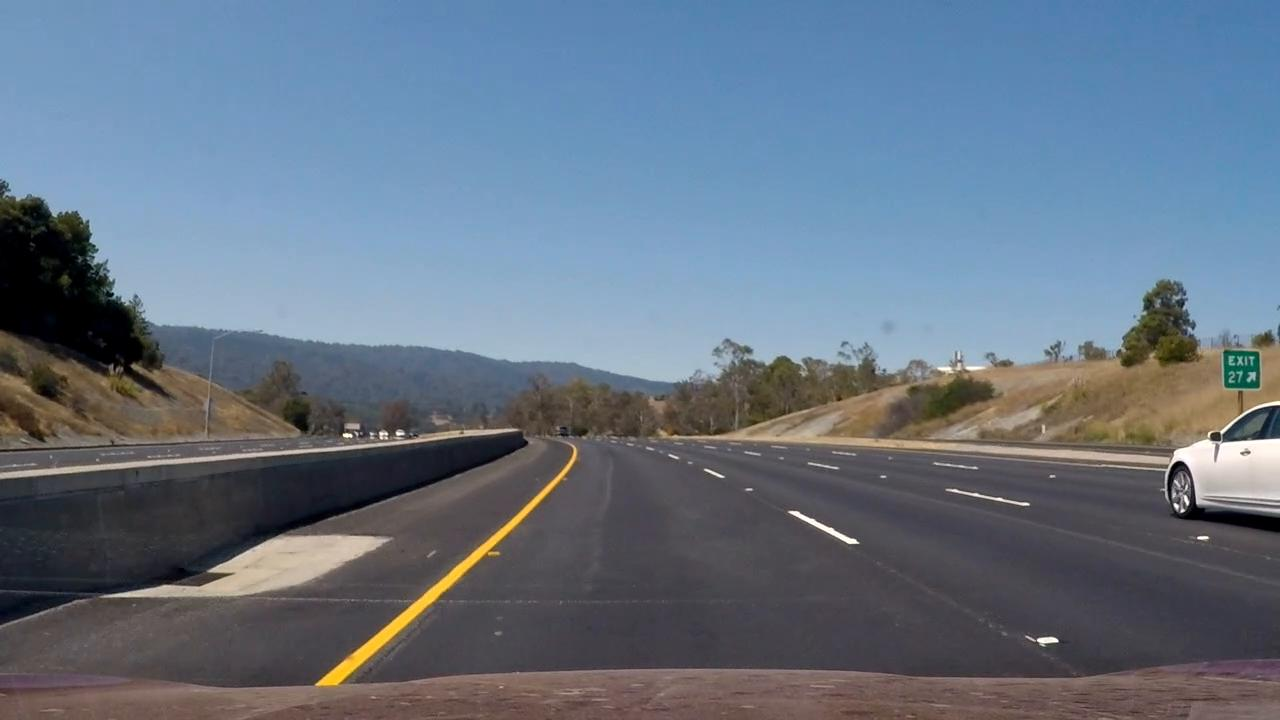
#> input picture test_images/150.jpg, 1280 x 720 px
$ python -i util_funcs.py   (imports and definitions only)   (older library calls are emulated)
#> lines starting #> are read from the running program, lines starting #| are printed output that depends on the picture
import cv2
import glob
import time
import os
import pickle
import numpy as np

import matplotlib.image as mpimg
import matplotlib.pyplot as plt

from sklearn.svm import LinearSVC
from sklearn.preprocessing import StandardScaler
from skimage.feature import hog
from sklearn.model_selection import train_test_split
# Define function to explore the Data set preperties
# [61 lines left out: functions data_explore, extract_features, not called in this run]


    # Define a function to return HOG features and visualization
def get_hog_features(img, orient, pix_per_cell, cell_per_block,
                        vis=False, feature_vec=True):
    # Call with two outputs if vis==True
    if vis == True:
        features, hog_image = hog(img, orientations=orient,
                                  pixels_per_cell=(pix_per_cell, pix_per_cell),
                                  cells_per_block=(cell_per_block, cell_per_block),
                                  transform_sqrt=True,
                                  visualise=vis, feature_vector=feature_vec)
        return features, hog_image
    # Otherwise call with one output
    else:
        features = hog(img, orientations=orient,
                       pixels_per_cell=(pix_per_cell, pix_per_cell),
                       cells_per_block=(cell_per_block, cell_per_block),
                       transform_sqrt=True,
                       visualise=vis, feature_vector=feature_vec)
        return features

# Define a function to compute binned color features
def bin_spatial(img, size=(32, 32)):
    # Use cv2.resize().ravel() to create the feature vector
    features = cv2.resize(img, size).ravel()
    # Return the feature vector
    return features

# Define a function to compute color histogram features
# NEED TO CHANGE bins_range if reading .png files with mpimg!
def color_hist(img, nbins=32, bins_range=(0, 256)):
    # Compute the histogram of the color channels separately
    channel1_hist = np.histogram(img[:,:,0], bins=nbins, range=bins_range)
    channel2_hist = np.histogram(img[:,:,1], bins=nbins, range=bins_range)
    channel3_hist = np.histogram(img[:,:,2], bins=nbins, range=bins_range)
    # Concatenate the histograms into a single feature vector
    hist_features = np.concatenate((channel1_hist[0], channel2_hist[0], channel3_hist[0]))
    # Return the individual histograms, bin_centers and feature vector
    return hist_features

# Define a function that takes an image,
# start and stop positions in both x and y,
# window size (x and y dimensions),
# and overlap fraction (for both x and y)
# [74 lines left out: functions slide_window, search_windows, not called in this run]

    # Define a function to extract features from a single image window
# This function is very similar to extract_features()
# just for a single image rather than list of images
def single_img_features(img, color_space='RGB', spatial_size=(32, 32),
                        hist_bins=32, orient=9,
                        pix_per_cell=8, cell_per_block=2, hog_channel=0,
                        spatial_feat=True, hist_feat=True, hog_feat=True):
    #1) Define an empty list to receive features
    img_features = []
    #2) Apply color conversion if other than 'RGB'
    rgb_image = np.copy(img)
    if color_space != 'RGB':
        if color_space == 'HSV':
            feature_image = cv2.cvtColor(img, cv2.COLOR_RGB2HSV)
        elif color_space == 'LUV':
            feature_image = cv2.cvtColor(img, cv2.COLOR_RGB2LUV)
        elif color_space == 'HLS':
            feature_image = cv2.cvtColor(img, cv2.COLOR_RGB2HLS)
        elif color_space == 'YUV':
            feature_image = cv2.cvtColor(img, cv2.COLOR_RGB2YUV)
        elif color_space == 'YCrCb':
            feature_image = cv2.cvtColor(img, cv2.COLOR_RGB2YCrCb)
    else:
        feature_image = np.copy(img)

    #3) Compute spatial features if flag is set
    if spatial_feat == True:
        spatial_features = bin_spatial(feature_image, size=spatial_size)

        #4) Append features to list
        img_features.append(spatial_features)
    #5) Compute histogram features if flag is set
    if hist_feat == True:
        hist_features = color_hist(feature_image, nbins=hist_bins)

        #6) Append features to list
        img_features.append(hist_features)
    #7) Compute HOG features if flag is set

    if hog_feat == True:
        if hog_channel == 'ALL':
            hog_features = []
            for channel in range(feature_image.shape[2]):
                hog_features.extend(get_hog_features(feature_image[:,:,channel],
                                    orient, pix_per_cell, cell_per_block,
                                    vis=False, feature_vec=True))
        else:
            hog_features = get_hog_features(feature_image[:,:,hog_channel], orient,
                        pix_per_cell, cell_per_block, vis=False, feature_vec=True)
        #print(len(hog_features))
        #8) Append features to list

        img_features.append(hog_features)

    #9) Return concatenated array of features
    return np.concatenate(img_features)

# [83 lines left out: functions draw_windws, draw_boxes, heat_generation, apply_threshold, draw_labeled_bboxes, not called in this run]

>>> import cv2
>>> picture = cv2.cvtColor(cv2.imread('test_images/150.jpg'), cv2.COLOR_BGR2RGB)
>>> result = single_img_features(picture)
#> in bin_spatial, `features = cv2.resize(img, size).ravel()`: features = 3072 values, max 254 at index 2433, min 0 at index 960, mean 116.1
#> in single_img_features, `spatial_features = bin_spatial(feature_image, size=spatial_size)`: spatial_features has the same summary as features in bin_spatial
#> in color_hist, `hist_features = np.concatenate((channel1_hist[0], channel2_hist[0], ch..`: hist_features = 96 values, max 140682 at index 87, min 339 at index 95, mean 28800
#> in get_hog_features, `features = hog(img, orientations=orient, pixels_per_cell=(pix_per_cell..`:
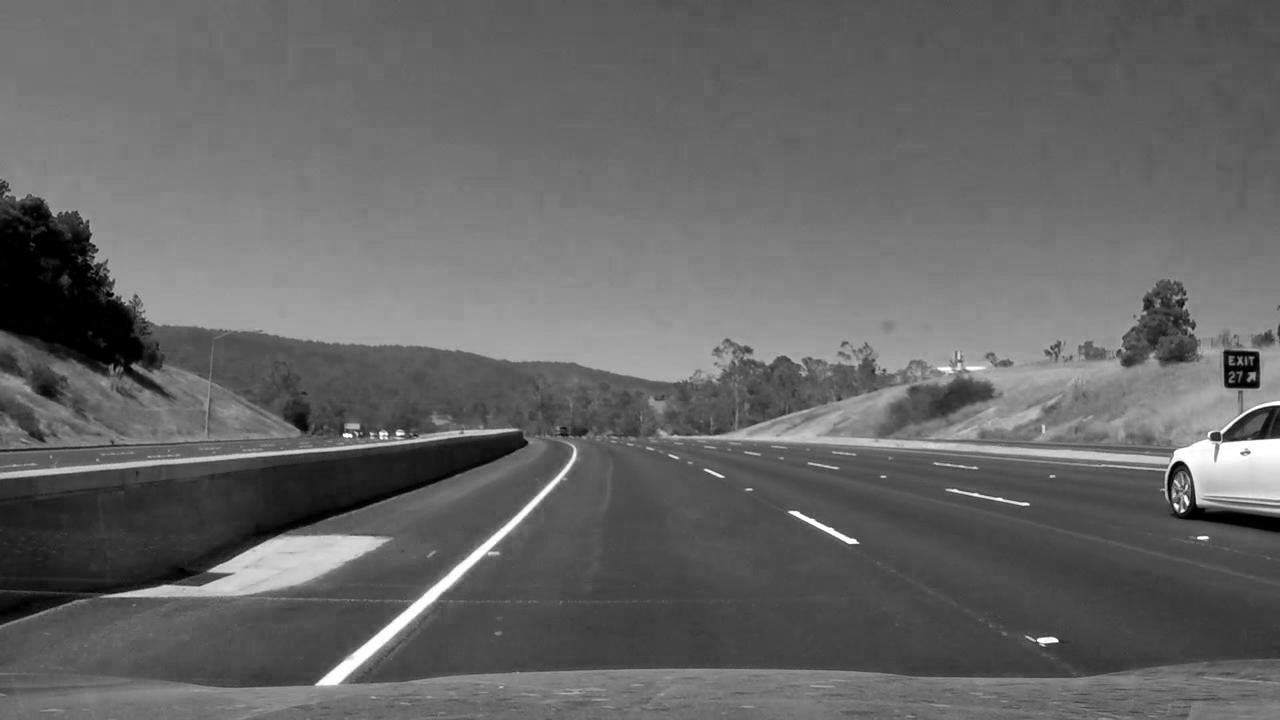
#> img: shape (720, 1280); min 0, max 255, mean 101.9

$ run again, on test_images/154.jpg
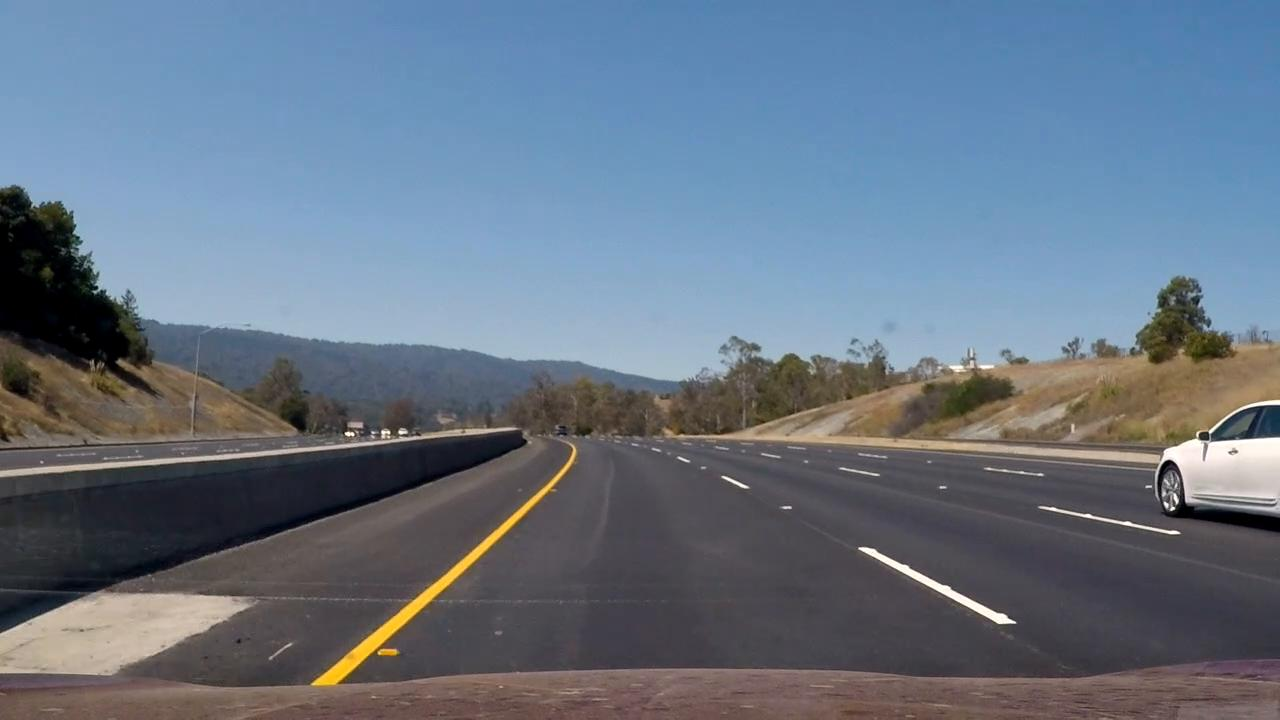
#> input picture test_images/154.jpg, 1280 x 720 px
#> features = 3072 values, max 254 at index 2007, min 0 at index 960, mean 117.5
#> spatial_features has the same summary as features in bin_spatial
#> in color_hist, `hist_features = np.concatenate((channel1_hist[0], channel2_hist[0], ch..`: hist_features = 96 values, max 133731 at index 87, min 389 at index 95, mean 28800
#> in get_hog_features, `features = hog(img, orientations=orient, pixels_per_cell=(pix_per_cell..`:
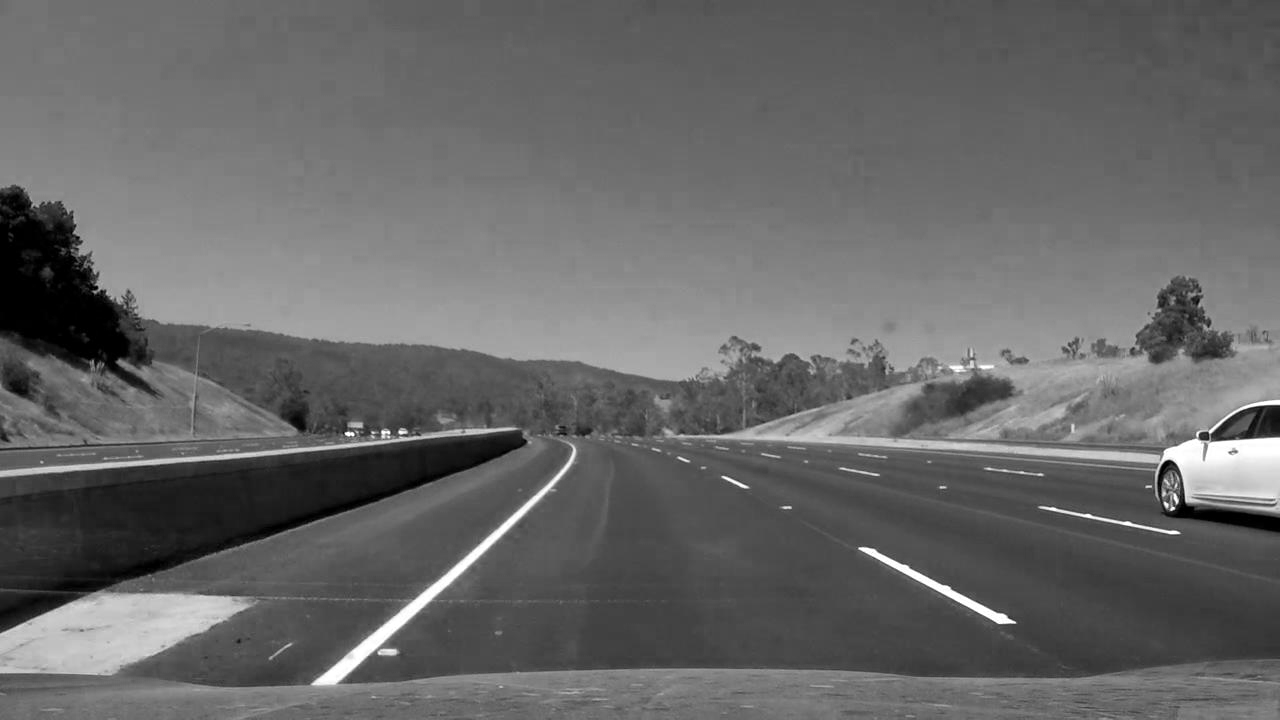
#> img: shape (720, 1280); min 0, max 255, mean 103.2
